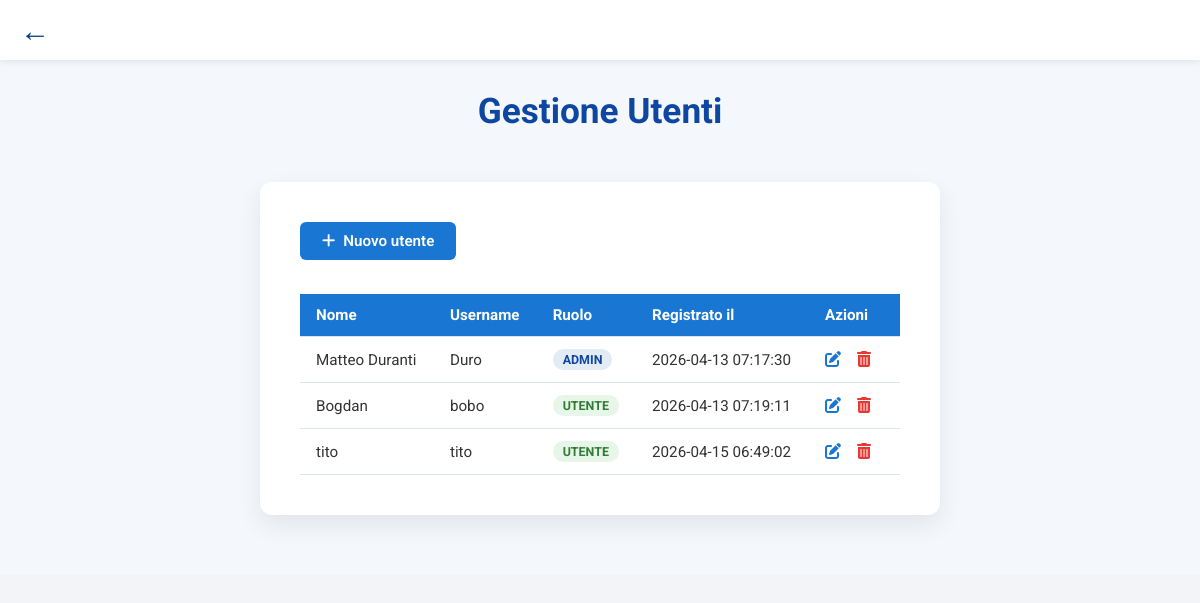
The page /gestione_utenti.php (signed in) on the database its author committed.
### tables this page shows
CREATE TABLE utenti (
    id INT AUTO_INCREMENT PRIMARY KEY,
    nome VARCHAR(100) NOT NULL,
    username VARCHAR(50) NOT NULL UNIQUE,
    email VARCHAR(100) NOT NULL UNIQUE,
    password VARCHAR(255) NOT NULL,
    ruolo ENUM('admin', 'utente') DEFAULT 'utente',
    data_registrazione TIMESTAMP DEFAULT CURRENT_TIMESTAMP
);

### gestione_utenti.php (the view, shortened to what this page needs)
<?php
$host     = 'localhost';
$dbname   = 'whistleblowing_db';
$user     = 'root';
$password = '';
try {
    $pdo = new PDO(
        "mysql:host=$host;dbname=$dbname;charset=utf8mb4",
        $user,
        $password,
        [PDO::ATTR_ERRMODE => PDO::ERRMODE_EXCEPTION]
    );
    $utenti = $pdo->query("
        SELECT id, nome, username, ruolo, data_registrazione
        FROM utenti
    ")->fetchAll(PDO::FETCH_ASSOC);
} catch (PDOException $e) {
    die("Errore di esecuzione query: " . $e->getMessage());
}
?>
<!DOCTYPE html>
<html lang="it">
<head>
  <link rel="stylesheet" href="stile.css" />
  <link rel="stylesheet"
        href="https://cdnjs.cloudflare.com/ajax/libs/font-awesome/6.5.0/css/all.min.css">
</head>
<body>
<div class="top-bar">
  <a href="admin.php" class="back-btn">←</a>
</div>
<header class="main-header">
  <h1>Gestione Utenti</h1>
</header>
<main class="content-wrapper">
  <div class="card-form">
    <a href="crea_utente.php" class="add-btn">
      <i class="fas fa-plus"></i>
      Nuovo utente
    </a>
    <table>
      <thead>
        <tr>
          <th>Nome</th>
          <th>Username</th>
          <th>Ruolo</th>
          <th>Registrato il</th>
          <th>Azioni</th>
        </tr>
      </thead>
      <tbody>
      <?php foreach ($utenti as $utente): ?>
        <tr id="riga-utente-<?= $utente['id'] ?>">
          <td><?= htmlspecialchars($utente['nome']) ?></td>
          <td><?= htmlspecialchars($utente['username']) ?></td>
          <td>
            <span class="badge badge-<?= $utente['ruolo'] ?>">
              <?= htmlspecialchars($utente['ruolo']) ?>
            </span>
          </td>
          <td><?= htmlspecialchars($utente['data_registrazione']) ?></td>
          <td>
            <a href="modifica_utenti.php?id=<?= $utente['id'] ?>"
               class="action-link"
               title="Modifica">
              <i class="fas fa-edit"></i>
            </a>
            <a class="action-link delete"
               title="Elimina"
               data-id="<?= $utente['id'] ?>"
               onclick="eliminaUtente(this)">
              <i class="fas fa-trash-alt"></i>
            </a>
          </td>
        </tr>
      <?php endforeach; ?>
      </tbody>
    </table>
  </div>
</main>
</body>
</html>

### stile.css (style rules this page uses)
body { margin: 0; font-family: 'Roboto', sans-serif; background: #f2f4f7; color: #333; }
h1, h2, h3, h4 { color: #003d80; text-align: center; margin: 0; }
.home-top-bar, .top-bar { position: fixed; top: 0; left: 0; right: 0; height: 60px; display: flex; justify-content: space-between; align-items: center; padding: 0 20px; background: #ffffff; box-shadow: 0 2px 6px rgba(0,0,0,0.08); z-index: 1100; }
.back-btn { font-size: 30px; text-decoration: none; color: #003d80; font-weight: bold; }
.main-header { background-color: #f4f7fb; padding: 90px 20px 50px; text-align: center; }
.main-header h1, .main-header h2 { font-size: 2.2rem; font-weight: 700; color: #0d47a1; }
.content-wrapper { background-color: #f4f7fb; padding-bottom: 60px; }
.card-form, #registration-form { background-color: #ffffff; max-width: 600px; margin: 0 auto; padding: 40px; border-radius: 12px; box-shadow: 0 10px 25px rgba(0, 0, 0, 0.08); }

### gestione_utenti.php (style rules this page uses)
table { width: 100%; border-collapse: collapse; margin-top: 10px; }
thead { background-color: #1976d2; color: #ffffff; }
th, td { padding: 12px 16px; text-align: left; border-bottom: 1px solid #dce3ed; font-size: 0.95rem; }
.badge { display: inline-block; padding: 3px 10px; border-radius: 20px; font-size: 0.78rem; font-weight: 700; text-transform: uppercase; }
.badge-admin { background: #e3ecf5; color: #0d47a1; }
.badge-utente { background: #e8f5e9; color: #2e7d32; }
.action-link { color: #1976d2; margin-right: 12px; font-size: 1rem; text-decoration: none; transition: color 0.2s; cursor: pointer; }
.action-link.delete { color: #e53935; }
.add-btn { display: inline-flex; align-items: center; gap: 8px; background-color: #1976d2; color: #ffffff; border: none; padding: 10px 22px; font-size: 0.95rem; font-weight: 600; border-radius: 6px; cursor: pointer; text-decoration: none; margin-bottom: 24px; transition: background-color 0.3s ease, transform 0.2s ease; }

### rows shown on the page
utenti: nome "Matteo Duranti", username "Duro", ruolo "ADMIN", data_registrazione "2026-04-13 07:17:30"
utenti: nome "Bogdan", username "bobo", ruolo "UTENTE", data_registrazione "2026-04-13 07:19:11"
utenti: nome "tito", username "tito", ruolo "UTENTE", data_registrazione "2026-04-15 06:49:02"
